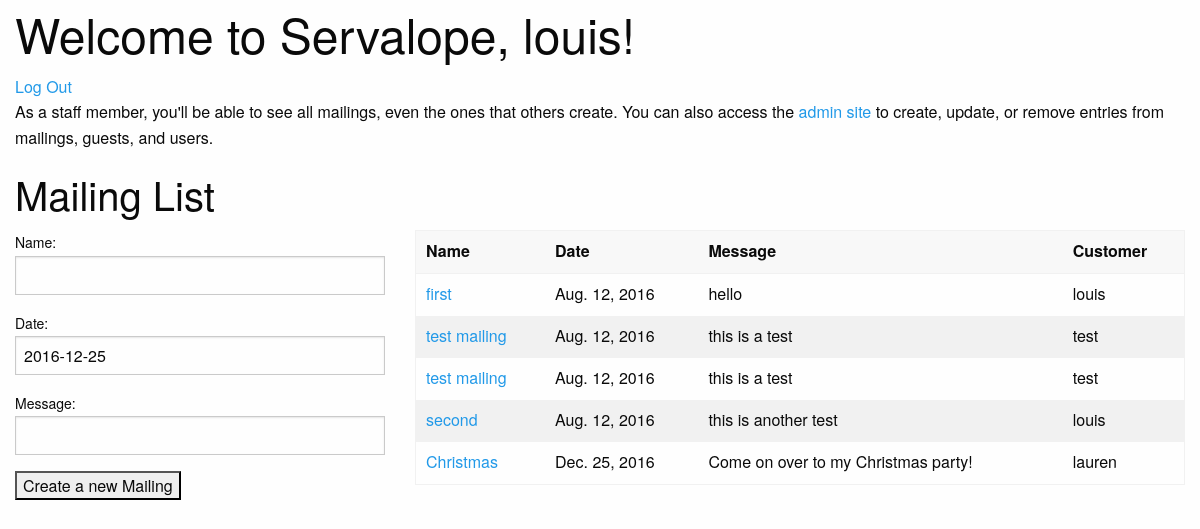
The page /mailings/ (signed in) on the database its author committed.
### servalope/models.py (models this page shows, shortened)
class Mailing(models.Model):
    name = models.CharField(max_length=100)
    date = models.DateField(default=datetime.datetime.today)
    message = models.CharField(blank=True, max_length=100)
    customer = models.ForeignKey(User,on_delete=models.CASCADE,null=True)

### servalope/views.py (the view)
# urls.py: url(r'^mailings/$', login_required(MailingListView.as_view()),name="mailing-list"),
class MailingListView(ListView):
    model = Mailing
    def get_context_data(self, **kwargs):
        context = super(MailingListView, self).get_context_data(**kwargs)
        user = self.request.user
        if user.is_staff or user.is_superuser:
            print('Show all Mailings')
            context['mailing_list'] = Mailing.objects.all()
        else:
            context['mailing_list'] = Mailing.objects.filter(customer=user)
        context['create_form'] = MailingForm()
        return context

### servalope/forms.py
class MailingForm(ModelForm):
    class Meta:
        model = Mailing
        fields = [
            'name',
            'date',
            'message'
        ]

### servalope/templates/servalope/mailing_list.html (shortened to what this page needs)
{% extends "servalope/base.html" %}
{% block content %}
  <h2>Mailing List</h2>
  <div class="row">
    <div class="large-4 columns">
      <form action="{% url 'servalope:create-mailing' %}" method="post">
        {{ create_form }}
        <input type="submit" value="Create a new Mailing">
      </form>
    </div>
    <div class="large-8 columns">
      <table>
        <thead>
          <tr>
            <th>Name</th>
            <th>Date</th>
            <th>Message</th>
            <th>Customer</th>
          </tr>
        </thead>
        <tbody>
          {% for mailing in mailing_list %}
          <tr>
            <td><a href="{% url 'servalope:mailing' mailing.id %}">{{ mailing.name }}</a></td>
            <td>{{ mailing.date }}</td>
            <td>{{ mailing.message }}</td>
            <td>{{ mailing.customer }}</td>
          </tr>
          {% endfor %}
        </tbody>
      </table>
    </div>
  </div>
{% endblock %}

### servalope/templates/servalope/base.html (shortened to what this page needs)
{% load static %}
<!doctype html>
<html class="no-js" lang="en" dir="ltr">
  <head>
    <link rel="stylesheet" href="{% static 'foundation/css/foundation.min.css' %}">
    <link rel="stylesheet" href="{% static 'foundation/css/app.css' %}">
  </head>
  <body>
    <div class="row">
      <div class="large-12 columns">
        {% if user.is_authenticated %}
          <h1>Welcome to Servalope, {{ user.username }}!</h1>
          <a href="{% url 'servalope:logout' %}">Log Out</a>
          {% if user.is_superuser %}
          <p>
            As a staff member, you'll be able to see all mailings, even the ones that others create.  You can also access the <a href="/admin">admin site</a> to create, update, or remove entries from mailings, guests, and users.
          </p>
          {% endif %}
        {% else %}
          <h1>Welcome to Servalope!</h1>
        {% endif %}
      </div>
    </div>
    <div class="row">
      <div class="large-12 columns">
        {% block content %}{% endblock %}
      </div>
    </div>
  </body>
</html>

### rows shown on the page
Mailing: name "first", date "Aug. 12, 2016", message "hello", customer "louis"
Mailing: name "test mailing", date "Aug. 12, 2016", message "this is a test", customer "test"
Mailing: name "test mailing", date "Aug. 12, 2016", message "this is a test", customer "test"
Mailing: name "second", date "Aug. 12, 2016", message "this is another test", customer "louis"
Mailing: name "Christmas", date "Dec. 25, 2016", message "Come on over to my Christmas party!", customer "lauren"

### other values the page prints
{{ user.username }} "louis"
